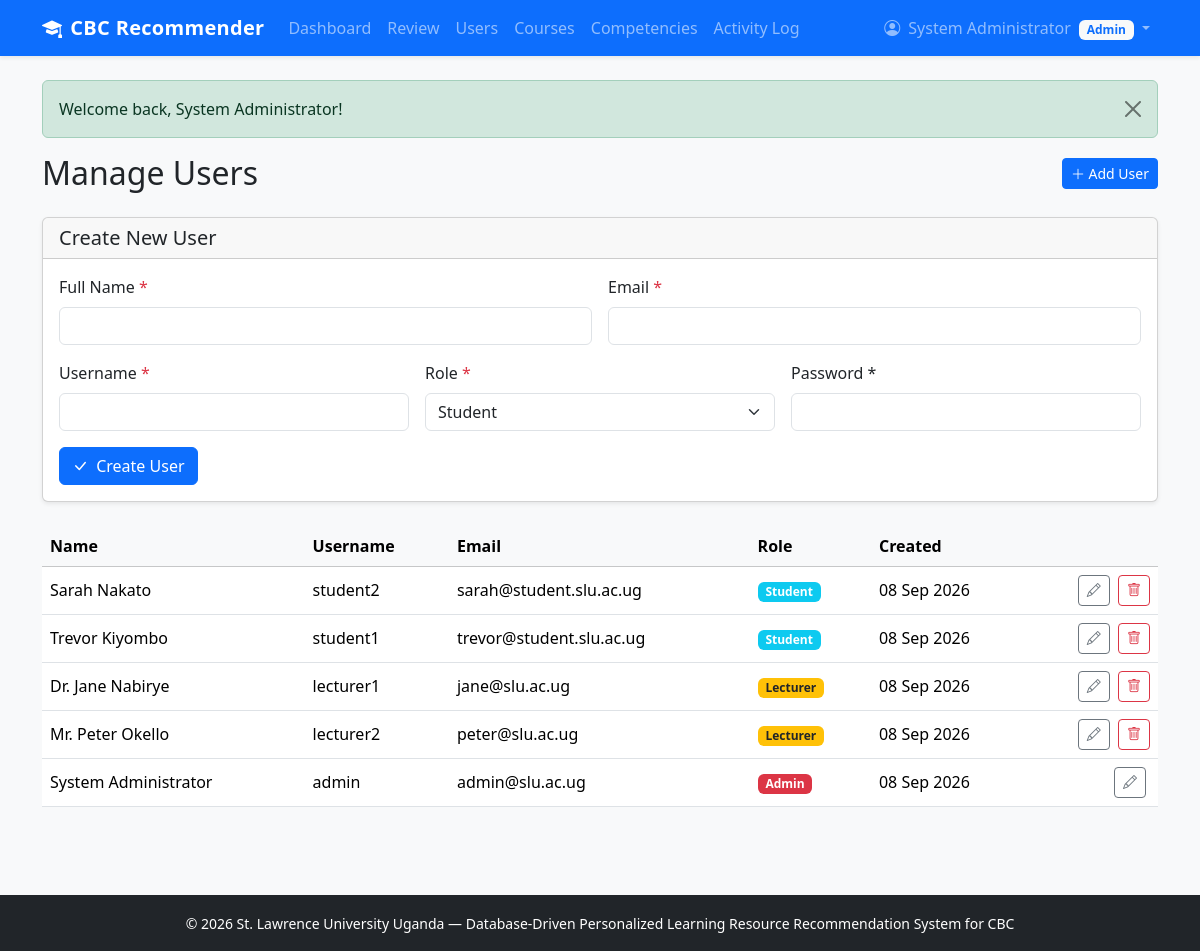
The page /admin/users.php (signed in) on the database its author committed.
### tables this page shows
CREATE TABLE users (
    user_id INT PRIMARY KEY AUTO_INCREMENT,
    username VARCHAR(50) UNIQUE NOT NULL,
    password VARCHAR(255) NOT NULL,
    full_name VARCHAR(100) NOT NULL,
    email VARCHAR(100) UNIQUE NOT NULL,
    role ENUM('student', 'lecturer', 'admin') NOT NULL DEFAULT 'student',
    created_at TIMESTAMP DEFAULT CURRENT_TIMESTAMP
);

### includes/functions.php (called while the page is built, shortened)
<?php
function e(?string $value): string
{
    return htmlspecialchars($value ?? '', ENT_QUOTES, 'UTF-8');
}

### admin/users.php (the view, shortened to what this page needs)
<?php
$pdo = getPDO();
$editing_user = null;
$users = $pdo->query('SELECT user_id, username, full_name, email, role, created_at FROM users ORDER BY role, full_name')->fetchAll();
require_once __DIR__ . '/../includes/header.php';
?>
<div class="d-flex justify-content-between align-items-center mb-4">
    <h2 class="mb-0">Manage Users</h2>
    <a href="#create-form" class="btn btn-primary btn-sm">
        <i class="bi bi-plus-lg"></i> Add User
    </a>
</div>
<div class="card shadow-sm mb-4" id="create-form">
    <div class="card-header">
        <h5 class="mb-0"><?= $editing_user ? 'Edit User' : 'Create New User' ?></h5>
    </div>
    <div class="card-body">
        <form method="POST">
            <div class="row g-3">
                <div class="col-md-6">
                    <label class="form-label">Full Name <span class="text-danger">*</span></label>
                    <input type="text" name="full_name" class="form-control"
                           value="<?= e($_POST['full_name'] ?? $editing_user['full_name'] ?? '') ?>" required>
                </div>
                <div class="col-md-6">
                    <label class="form-label">Email <span class="text-danger">*</span></label>
                    <input type="email" name="email" class="form-control"
                           value="<?= e($_POST['email'] ?? $editing_user['email'] ?? '') ?>" required>
                </div>
                <div class="col-md-4">
                    <label class="form-label">Username <span class="text-danger">*</span></label>
                    <input type="text" name="username" class="form-control"
                           value="<?= e($_POST['username'] ?? $editing_user['username'] ?? '') ?>" required>
                </div>
                <div class="col-md-4">
                    <label class="form-label">Role <span class="text-danger">*</span></label>
                    <select name="role" class="form-select" required>
                        <?php
                        $current_role = $_POST['role'] ?? $editing_user['role'] ?? 'student';
                        $roles = ['student' => 'Student', 'lecturer' => 'Lecturer', 'admin' => 'Admin'];
                        foreach ($roles as $val => $label):
                        ?>
                            <option value="<?= $val ?>" <?= $current_role === $val ? 'selected' : '' ?>><?= $label ?></option>
                        <?php endforeach; ?>
                    </select>
                </div>
                <div class="col-md-4">
                    <label class="form-label">
                        <?= $editing_user ? 'New Password (leave blank to keep)' : 'Password *' ?>
                    </label>
                    <input type="password" name="<?= $editing_user ? 'new_password' : 'password' ?>" class="form-control"
                           <?= $editing_user ? '' : 'required' ?> minlength="6">
                </div>
            </div>
            <div class="mt-3">
                <button type="submit" class="btn btn-primary">
                    <i class="bi bi-check-lg me-1"></i> <?= $editing_user ? 'Update User' : 'Create User' ?>
                </button>
            </div>
        </form>
    </div>
</div>
<div class="table-responsive">
    <table class="table table-hover align-middle">
        <thead class="table-light">
            <tr>
                <th>Name</th>
                <th>Username</th>
                <th>Email</th>
                <th>Role</th>
                <th>Created</th>
                <th></th>
            </tr>
        </thead>
        <tbody>
            <?php foreach ($users as $u): ?>
                <tr>
                    <td><?= e($u['full_name']) ?></td>
                    <td><?= e($u['username']) ?></td>
                    <td><?= e($u['email']) ?></td>
                    <td>
                        <?php
                        $role_badges = ['admin' => 'bg-danger', 'lecturer' => 'bg-warning text-dark', 'student' => 'bg-info'];
                        ?>
                        <span class="badge <?= $role_badges[$u['role']] ?? 'bg-secondary' ?>">
                            <?= e(ucfirst($u['role'])) ?>
                        </span>
                    </td>
                    <td><?= date('d M Y', strtotime($u['created_at'])) ?></td>
                    <td class="text-end">
                        <a href="?edit=<?= (int)$u['user_id'] ?>#create-form"
                           class="btn btn-sm btn-outline-secondary me-1">
                            <i class="bi bi-pencil"></i>
                        </a>
                        <?php if ($u['user_id'] !== $_SESSION['user_id']): ?>
                            <form method="POST" class="d-inline"
                                  onsubmit="return confirm('Delete this user permanently?')">
                                <button type="submit" class="btn btn-sm btn-outline-danger">
                                    <i class="bi bi-trash"></i>
                                </button>
                            </form>
                        <?php endif; ?>
                    </td>
                </tr>
            <?php endforeach; ?>
        </tbody>
    </table>
</div>
<?php require_once __DIR__ . '/../includes/footer.php'; ?>

### assets/css/style.css (style rules this page uses)
body { min-height: 100vh; display: flex; flex-direction: column; }

### rows shown on the page
users: full_name "Sarah Nakato", username "student2", email "sarah@student.slu.ac.ug", role "Student", created_at "08 Sep 2026"
users: full_name "Trevor Kiyombo", username "student1", email "trevor@student.slu.ac.ug", role "Student", created_at "08 Sep 2026"
users: full_name "Dr. Jane Nabirye", username "lecturer1", email "jane@slu.ac.ug", role "Lecturer", created_at "08 Sep 2026"
users: full_name "Mr. Peter Okello", username "lecturer2", email "peter@slu.ac.ug", role "Lecturer", created_at "08 Sep 2026"
users: full_name "System Administrator", username "admin", email "admin@slu.ac.ug", role "Admin", created_at "08 Sep 2026"

### other values the page prints
$_SESSION['full_name'] "System Administrator"
current_role() "Admin"
$flash['message'] "Welcome back, System Administrator!"
form field role "Student"
